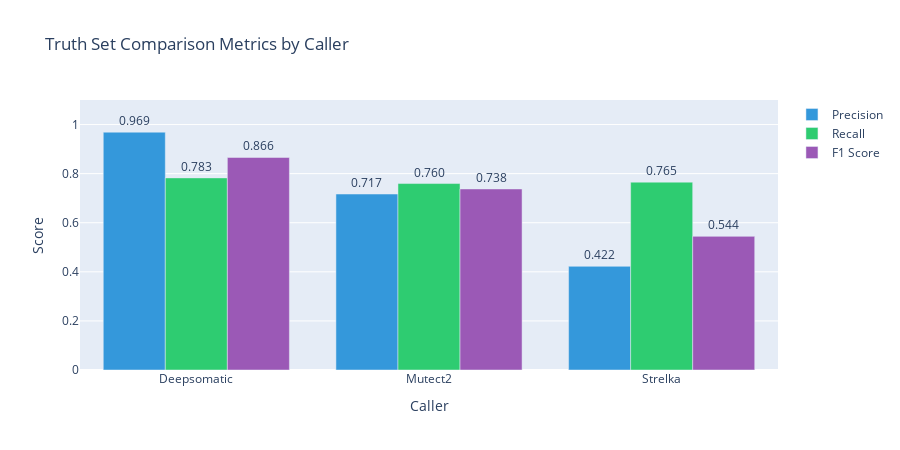

The notebook cell saved with this chart:
### Code cell
# Display truth comparison results in formatted table
if truth_results:
    # Create summary DataFrame
    truth_rows = []
    for caller, result in truth_results.items():
        truth_rows.append(
            {
                "Caller": caller.capitalize(),
                "TP": result.tp,
                "FP": result.fp,
                "FN": result.fn,
                "Precision": f"{result.precision:.4f}",
                "Recall": f"{result.recall:.4f}",
                "F1 Score": f"{result.f1_score:.4f}",
                "Source": result.source,
            }
        )

    truth_df = pd.DataFrame(truth_rows)

    print("\n📊 Precision, Recall, F1 Metrics:")
    print()

    # Display as styled HTML table
    display(truth_df)

    # Create visualization
    fig_metrics = go.Figure()

    callers = [r["Caller"] for r in truth_rows]

    for metric, color in [
        ("Precision", "#3498db"),
        ("Recall", "#2ecc71"),
        ("F1 Score", "#9b59b6"),
    ]:
        values = [float(r[metric]) for r in truth_rows]
        fig_metrics.add_trace(
            go.Bar(
                name=metric,
                x=callers,
                y=values,
                marker_color=color,
                text=[f"{v:.3f}" for v in values],
                textposition="outside",
            )
        )

    fig_metrics.update_layout(
        title="Truth Set Comparison Metrics by Caller",
        xaxis_title="Caller",
        yaxis_title="Score",
        yaxis_range=[0, 1.1],
        barmode="group",
        height=450,
    )
    fig_metrics.show()
else:
    print("\n⚠️  No truth comparison results to display.")

### Figure 1 — Plotly figure (JSON) as saved in the notebook; plotly's stock layout.template omitted (floating-point values rounded to 4 significant figures)
{"data": [{"marker": {"color": "#3498db"}, "name": "Precision", "text": ["0.969", "0.717", "0.422"], "textposition": "outside", "type": "bar", "x": ["Deepsomatic", "Mutect2", "Strelka"], "y": [0.969, 0.7169, 0.4225]}, {"marker": {"color": "#2ecc71"}, "name": "Recall", "text": ["0.783", "0.760", "0.765"], "textposition": "outside", "type": "bar", "x": ["Deepsomatic", "Mutect2", "Strelka"], "y": [0.7827, 0.7596, 0.7654]}, {"marker": {"color": "#9b59b6"}, "name": "F1 Score", "text": ["0.866", "0.738", "0.544"], "textposition": "outside", "type": "bar", "x": ["Deepsomatic", "Mutect2", "Strelka"], "y": [0.866, 0.7376, 0.5445]}], "layout": {"barmode": "group", "height": 450, "title": {"text": "Truth Set Comparison Metrics by Caller"}, "xaxis": {"title": {"text": "Caller"}}, "yaxis": {"range": [0, 1.1], "title": {"text": "Score"}}}}
